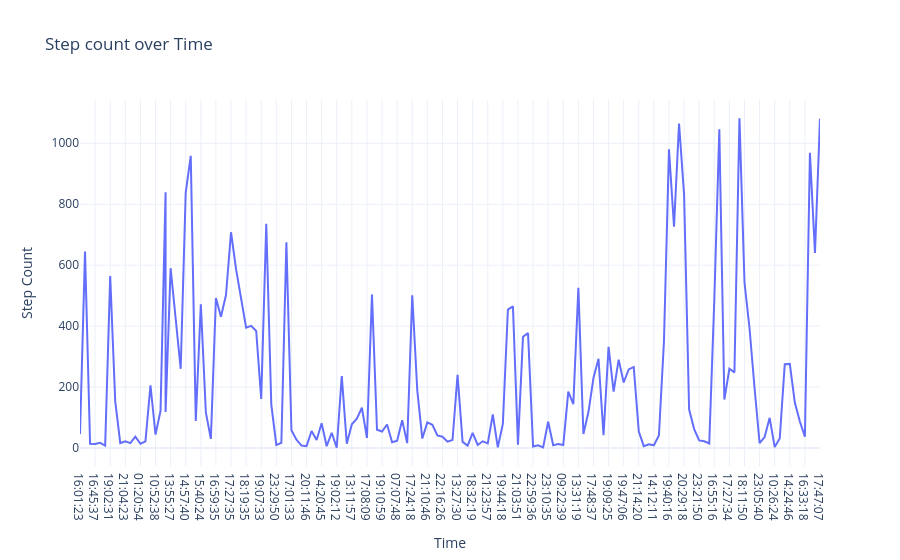

Write notebook code for a chart like this one.
### Markdown cell above
#Step count over Time

### Code cell
fig1= px.line(data, x='Time', y='Step Count', title='Step count over Time')
fig1.show()

### Figure 1 — Plotly figure (JSON) as saved in the notebook; plotly's stock layout.template omitted (floating-point values rounded to 4 significant figures; data arrays with more than 128 entries replaced by an {"elided": "..."} marker saying what was removed)
{"data": [{"hovertemplate": "Time=%{x}<br>Step Count=%{y}<extra></extra>", "legendgroup": "", "line": {"color": "#636efa", "dash": "solid"}, "marker": {"symbol": "circle"}, "mode": "lines", "name": "", "orientation": "v", "showlegend": false, "type": "scatter", "x": {"elided": "149 str values"}, "xaxis": "x", "y": {"elided": "149 int values"}, "yaxis": "y"}], "layout": {"autosize": true, "legend": {"tracegroupgap": 0}, "title": {"text": "Step count over Time"}, "xaxis": {"anchor": "y", "autorange": true, "domain": [0, 1], "range": [0, 147], "title": {"text": "Time"}, "type": "category"}, "yaxis": {"anchor": "x", "autorange": true, "domain": [0, 1], "range": [-59.06, 1142.0], "title": {"text": "Step Count"}, "type": "linear"}}}
